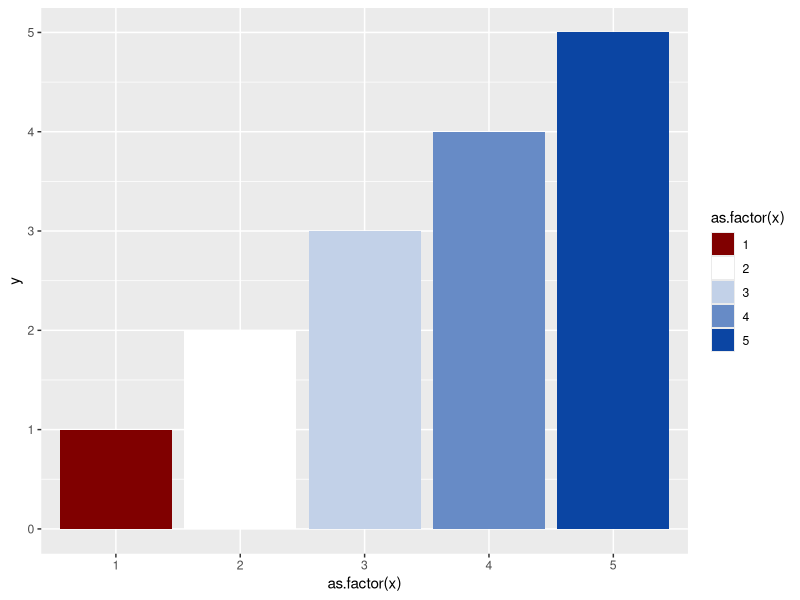
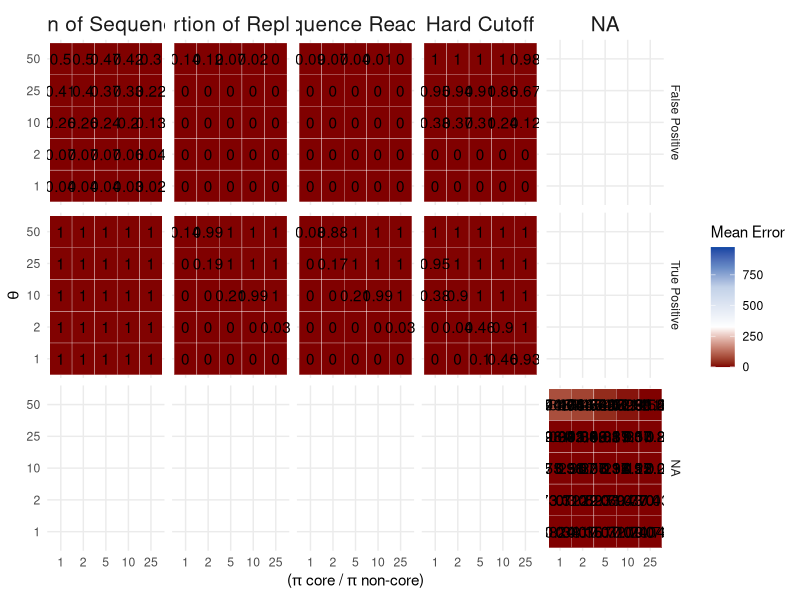

Generate these figures, in order, with R: (Note: this script raises an error after producing the figures.)
## ---- chunk 1
library(MCMCpack)
library(tidyverse)
library(ggplot2)
library(RColorBrewer)
library(gridExtra)
## ---- chunk 2
# set the structure of our simlulated taxa table (not proritions of taxa, just rows by columns and expected core)
ntaxa<-1000
ncore<-25
nsites<-50
nreads<-2e06
nsims<-250
## ---- chunk 3
corenoncoreratio<-c(1,2,5,10,25)
p.core<-corenoncoreratio/(ntaxa - ncore + corenoncoreratio*ncore)
p.noncore<-( 1-(p.core*ncore) )/ (ntaxa - ncore)

theta<-c(1, 2, 10, 25, 50) #intensity parameter
## ---- chunk 4
## do a set of simulations across input parameter values and number of replicates ------
## set up the storage of input and output for the 25 simulation conditions
## quantify TP (true positives) and FP (false positives)
sim.df<-data.frame(expand.grid(corenoncoreratio=corenoncoreratio, theta=theta), 
           p.core=rep(p.core, length(theta)), 
           p.noncore=rep(p.noncore, length(theta)),

           meanerrorHardCutTP= numeric(length(p.core) * length(theta)),
           meanerrorPropReadTP = numeric(length(p.core) * length(theta)),
           meanerrorPropRepsTP = numeric(length(p.core) * length(theta)),
           meanerrorPropReadRepsTP = numeric(length(p.core) * length(theta)),
          meanerrorHardCutFP= numeric(length(p.core) * length(theta)),
           meanerrorPropReadFP = numeric(length(p.core) * length(theta)),
           meanerrorPropRepsFP = numeric(length(p.core) * length(theta)),
           meanerrorPropReadRepsFP = numeric(length(p.core) * length(theta)),
          meanerrorHardCutFP_num= numeric(length(p.core) * length(theta)),
           meanerrorPropReadFP_num = numeric(length(p.core) * length(theta)),
           meanerrorPropRepsFP_num = numeric(length(p.core) * length(theta)),
           meanerrorPropReadRepsFP_num = numeric(length(p.core) * length(theta)),
            meanerrorHardCutTP_num= numeric(length(p.core) * length(theta)),
           meanerrorPropReadTP_num = numeric(length(p.core) * length(theta)),
           meanerrorPropRepsTP_num = numeric(length(p.core) * length(theta)),
           meanerrorPropReadRepsTP_num = numeric(length(p.core) * length(theta))
           )
           #error2.5 = numeric(length(p.core) * length(theta)),
           #error97.5 = numeric(length(p.core) * length(theta)))

#sim.df
## ---- chunk 5
for(trt in 1:(nrow(sim.df))){
    
    # create empty vectors to store output for each method for every simulation
    tmp.err.HardCutTP <-  numeric(nsims)
    tmp.err.PropReadTP <- numeric(nsims)
    tmp.err.PropRepsTP <- numeric(nsims)
    tmp.err.PropReadRepsTP <- numeric(nsims)
    tmp.err.HardCutFP <-  numeric(nsims)
    tmp.err.PropReadFP <- numeric(nsims)
    tmp.err.PropRepsFP <- numeric(nsims)
    tmp.err.PropReadRepsFP <- numeric(nsims)
    tmp.err.HardCutTP_num <-  numeric(nsims)
    tmp.err.PropReadTP_num <- numeric(nsims)
    tmp.err.PropRepsTP_num <- numeric(nsims)
    tmp.err.PropReadRepsTP_num <- numeric(nsims)
    tmp.err.HardCutFP_num <-  numeric(nsims)
    tmp.err.PropReadFP_num <- numeric(nsims)
    tmp.err.PropRepsFP_num <- numeric(nsims)
    tmp.err.PropReadRepsFP_num <- numeric(nsims)
  for(i in 1:nsims){
    # create a single OTU table for all four methods to be compared against
    replicateSim <- round(rdirichlet(nsites, c(rep(sim.df$p.core[trt] * sim.df$theta[trt], ncore), 
                                               rep(sim.df$p.noncore[trt] * sim.df$theta[trt], ntaxa-ncore))) * nreads)
    
    # find true and false positives
    # true positives are those that meet in the criterion in the first 1:ncore taxa.  The remaining taxa are not part of the core, so any taxa meeting the criterion in that set are false positives
    
    # hard cut off method
    # tmp.err.HardCut[i] <-  sum(colSums((replicateSim >= 25)) >= 5) - ncore
    tmp.err.HardCutTP[i] <-  sum((colSums((replicateSim >= 25)) >= 5)[1:ncore])
    tmp.err.HardCutFP[i] <-  sum((colSums((replicateSim >= 25)) >= 5)[(ncore+1):ntaxa])

    # Prop reads
    #tmp.err.PropRead[i] <- sum(cumsum(sort(colSums(replicateSim)/sum(rowSums(replicateSim))))>=0.25)  - ncore
    tmp.err.PropReadTP[i] <- sum((cumsum(sort(colSums(replicateSim)/sum(rowSums(replicateSim)), decreasing = T))<= 0.75)[1:ncore])
    tmp.err.PropReadFP[i] <- sum((cumsum(sort(colSums(replicateSim)/sum(rowSums(replicateSim)), decreasing = T))<= 0.75)[(ncore+1):ntaxa])  
   
     # Prop Reps
    #tmp.err.PropReps[i] <- sum(colSums(replicateSim)>10*nrow(replicateSim))  - ncore
    #Sites in rows, otus in Columns
    tmp.err.PropRepsTP[i] <- sum((colSums(replicateSim>0) >= (0.5 * nsites))[1:ncore])  
    tmp.err.PropRepsFP[i] <- sum((colSums(replicateSim>0) >= (0.5 * nsites))[(ncore+1):ntaxa])   
    
    # Proportion of reps and reads
    #tmp.err.PropReadReps[i] <- sum((colSums(replicateSim>0) >= (0.5 * nsites)) & (colSums(replicateSim) >= sum(replicateSim) * 1/1000) )  - ncore
    tmp.err.PropReadRepsTP[i] <- sum(((colSums(replicateSim>0) >= (0.5 * nsites)) & (colSums(replicateSim) >= sum(replicateSim) * 1/1000) )[1:ncore]) 
    tmp.err.PropReadRepsFP[i] <- sum(((colSums(replicateSim>0) >= (0.5 * nsites)) & (colSums(replicateSim) >= sum(replicateSim) * 1/1000) )[(ncore+1):ntaxa]) 
  }
  
  # fill the dataframe from the chunk above with these values for later plotting
  sim.df$meanerrorHardCutTP[trt] <- mean(tmp.err.HardCutTP) / ncore
  sim.df$meanerrorPropReadTP[trt] <- mean(tmp.err.PropReadTP) / ncore
  sim.df$meanerrorPropRepsTP[trt] <- mean(tmp.err.PropRepsTP) / ncore
  sim.df$meanerrorPropReadRepsTP[trt] <- mean(tmp.err.PropReadRepsTP) / ncore
  
  sim.df$meanerrorHardCutFP[trt] <- mean(tmp.err.HardCutFP) / (ntaxa - ncore)
  sim.df$meanerrorPropReadFP[trt] <- mean(tmp.err.PropReadFP) / (ntaxa - ncore)
  sim.df$meanerrorPropRepsFP[trt] <- mean(tmp.err.PropRepsFP) / (ntaxa - ncore)
  sim.df$meanerrorPropReadRepsFP[trt] <- mean(tmp.err.PropReadRepsFP) / (ntaxa - ncore)
  
  sim.df$meanerrorHardCutTP_num[trt] <- mean(tmp.err.HardCutTP) 
sim.df$meanerrorPropReadTP_num[trt] <- mean(tmp.err.PropReadTP) 
  sim.df$meanerrorPropRepsTP_num[trt] <- mean(tmp.err.PropRepsTP) 
  sim.df$meanerrorPropReadRepsTP_num[trt] <- mean(tmp.err.PropReadRepsTP) 
  
  sim.df$meanerrorHardCutFP_num[trt] <- mean(tmp.err.HardCutFP) 
  sim.df$meanerrorPropReadFP_num[trt] <- mean(tmp.err.PropReadFP) 
  sim.df$meanerrorPropRepsFP_num[trt] <- mean(tmp.err.PropRepsFP) 
  sim.df$meanerrorPropReadRepsFP_num[trt] <- mean(tmp.err.PropReadRepsFP)
}
## ---- chunk 6
myPalette <- c("#800000", "#ffffff", "#C2D1E8", "#678BC6", "#0b45a3")
myPalette2 <- c("#ffffff", "#C2D1E8", "#678BC6", "#0b45a3")
myPalette3 <- c("#ffffff", "#C2D1E8")

df <- data.frame(x = c(1,2,3,4,5), y = c(1,2,3,4,5))

ggplot(df, aes(x = as.factor(x), y = y)) +
  geom_bar(stat = "identity", aes(fill = as.factor(x))) +
  scale_fill_manual(values = myPalette)
## ---- chunk 7
library(tidyverse)

sim.df$meanerrorHardCutTF_FP_num <- sim.df$meanerrorHardCutTP_num - sim.df$meanerrorHardCutFP_num
sim.df$meanerrorPropReadTF_FP_num <- sim.df$meanerrorPropReadTP_num - sim.df$meanerrorPropReadFP_num
sim.df$meanerrorPropRepsTF_FP_num <- sim.df$meanerrorPropRepsTP_num - sim.df$meanerrorPropRepsFP_num
sim.df$meanerrorPropReadRepsTF_FP_num <- sim.df$meanerrorPropReadRepsTP_num - sim.df$meanerrorPropReadRepsFP_num

#(sim.df$meanerrorHardCutTP_num - sim.df$meanerrorHardCutFP_num)
#(sim.df$meanerrorPropReadTP_num - sim.df$meanerrorPropReadFP_num)
#(sim.df$meanerrorPropRepsTP_num - sim.df$meanerrorPropRepsFP_num)
#(sim.df$meanerrorPropReadRepsTP_num - sim.df$meanerrorPropReadRepsFP_num)

#sim.df$meanerrorHardCutFP <- sim.df$meanerrorHardCutFP
#sim.df$meanerrorPropReadFP <- sim.df$meanerrorPropReadFP
#sim.df$meanerrorPropRepsFP <-  sim.df$meanerrorPropRepsFP
#sim.df$meanerrorPropReadRepsFP <-  sim.df$meanerrorPropReadRepsFP


#sim.df$meanerrorHardCutTP <- sim.df$meanerrorHardCutTP 
#sim.df$meanerrorPropReadTP <- sim.df$meanerrorPropReadTP 
#sim.df$meanerrorPropRepsTP <- sim.df$meanerrorPropRepsTP 
#sim.df$meanerrorPropReadRepsTP <- sim.df$meanerrorPropReadRepsTP
## ---- chunk 8
sim.df_all <- sim.df %>%
  # new column a name, new column b name, what do we want the values of
  gather(method, mean, 5:16) %>%
  # clean up the first column names to not have their underscore suffixes
  # remove text after the _ and the two letters before it
  # then create a new column called error and use that value to fill it:
  
  # meanerrorPropRepsFP_num
  # becomes 
  # method              error
  # meanerrorPropReps   FP
  
  # that way we can facet by the method and error!
  separate(method, into = c('method', 'error'), sep = -2, convert = TRUE) 

sim.df_all$method <- as.factor(sim.df_all$method)
sim.df_all$error <- as.factor(sim.df_all$error)

sim.df_all <- sim.df_all %>%
  # I'm refactoring the levels to have pretty names but
  # if you run 
  # unique(sim.df_all$method)
  # there's 8 levels?? Shouldn't we only have 4??)
    mutate(method = factor(method, levels = c("meanerrorHardCut",
                                            "meanerrorPropRead",  
                                          "meanerrorPropReadReps",
                                          "meanerrorPropReps"), labels = c("Hard Cutoff", "Proportion of Sequence Reads", "Proportion of Sequence Reads and Replicates", "Proportion of Replicates")))

# I had the code so that we can split on the underscore, then create this error column for if the values are
# FP, TF, of TP but I don't think this works given the new names in the column?
sim.df_all <- sim.df_all %>%
    mutate(error = factor(error, levels = c("FP", "TF", "TP"), labels = c("False Positive", "TP-FP", "True Positive")))

# By factoring the methods we can plot them in the order we want rather than alphabetically
sim.df_all$method <- factor(sim.df_all$method, 
                            levels = c("Proportion of Sequence Reads", 
                                       "Proportion of Replicates", 
                                       "Proportion of Sequence Reads and Replicates", 
                                       "Hard Cutoff"))

ggplot(sim.df_all, aes(x = as.factor(corenoncoreratio), y = as.factor(theta))) +
  geom_tile(aes(fill = mean), colour = "white") +
  facet_grid(error~method) +
  theme(legend.text=element_text(size=2)) +
  theme_minimal() +
  scale_fill_gradientn(colours = myPalette, values = scales::rescale(c(-0.5, 0, .5, .75, 1))) +
  geom_text(aes(label = round(sim.df_all$mean, digits = 2))) +
   labs(x = expression(paste("(", pi, " core / ", pi, " non-core)")),
       y = expression(paste(theta)),
       fill = "Mean Error") +
  theme(strip.text.x = element_text(size = 15))
## ---- chunk 9
tp <- sim.df_all %>%
  filter(sim.df_all$error == "True Positive")

tp_plot <- ggplot(tp, aes(x = as.factor(corenoncoreratio), y = as.factor(theta))) +
  geom_tile(aes(fill = mean), colour = "white") +
  facet_grid(error~method) +
  theme(legend.text=element_text(size=2)) +
  theme_minimal() +
  scale_fill_gradientn(colours = myPalette2, values = scales::rescale(c(-1000, -500, -25,0, 100, 500, 1000))) +
  geom_text(aes(label = round(tp$mean, digits = 2))) +
   labs(x = expression(paste("(", pi, " core / ", pi, " non-core)")),
       y = expression(paste(theta)),
       fill = "Mean Error") +
  theme(strip.text.x = element_text(size = 15)) +
    theme(axis.title.x=element_blank(),
        axis.text.x=element_blank(),
        axis.ticks.x=element_blank()) +
    theme(text = element_text(size = 20))
## ---- chunk 10
fp <- sim.df_all %>%
  filter(sim.df_all$error == "False Positive")

fp_plot <- ggplot(fp, aes(x = as.factor(corenoncoreratio), y = as.factor(theta))) +
  geom_tile(aes(fill = mean), colour = "white") +
  facet_grid(error~method) +
  theme(legend.text=element_text(size=2)) +
  theme_minimal() +
    scale_fill_gradientn(colours = myPalette2, values = scales::rescale(c(1000, 500, 25,0, -100, -500, -1000))) +
  geom_text(aes(label = round(fp$mean, digits = 2))) +
   labs(x = expression(paste("(", pi, " core / ", pi, " non-core)")),
       y = expression(paste(theta)),
       fill = "Mean Error") +
  theme(strip.text.x = element_text(size = 0)) +
    theme(axis.title.x=element_blank(),
        axis.text.x=element_blank(),
        axis.ticks.x=element_blank()) +
    theme(text = element_text(size = 20))
## ---- chunk 11
tf <- sim.df_all %>%
  filter(sim.df_all$error == "TP-FP")

tf_plot <- ggplot(tf, aes(x = as.factor(corenoncoreratio), y = as.factor(theta))) +
  geom_tile(aes(fill = mean), colour = "white") +
  facet_grid(error~method) +
  theme(legend.text=element_text(size=2)) +
  theme_minimal() +
  scale_fill_gradientn(colours = myPalette, values = scales::rescale(c(-0.5, 0, .5, .75, 1))) +
  geom_text(aes(label = round(tf$mean, digits = 2))) +
   labs(x = expression(paste("(", pi, " core / ", pi, " non-core)")),
       y = expression(paste(theta)),
       fill = "Mean Error") +
  theme(strip.text.x = element_text(size = 0)) +
  theme(text = element_text(size = 20))
## ---- chunk 12

gridExtra::grid.arrange(tp_plot, fp_plot, tf_plot, nrow = 3)

g <- gridExtra::arrangeGrob(tp_plot, fp_plot, tf_plot, nrow=3) #generates g
ggsave(file="Fig2.pdf", g, width = 25, height = 15) #saves g
